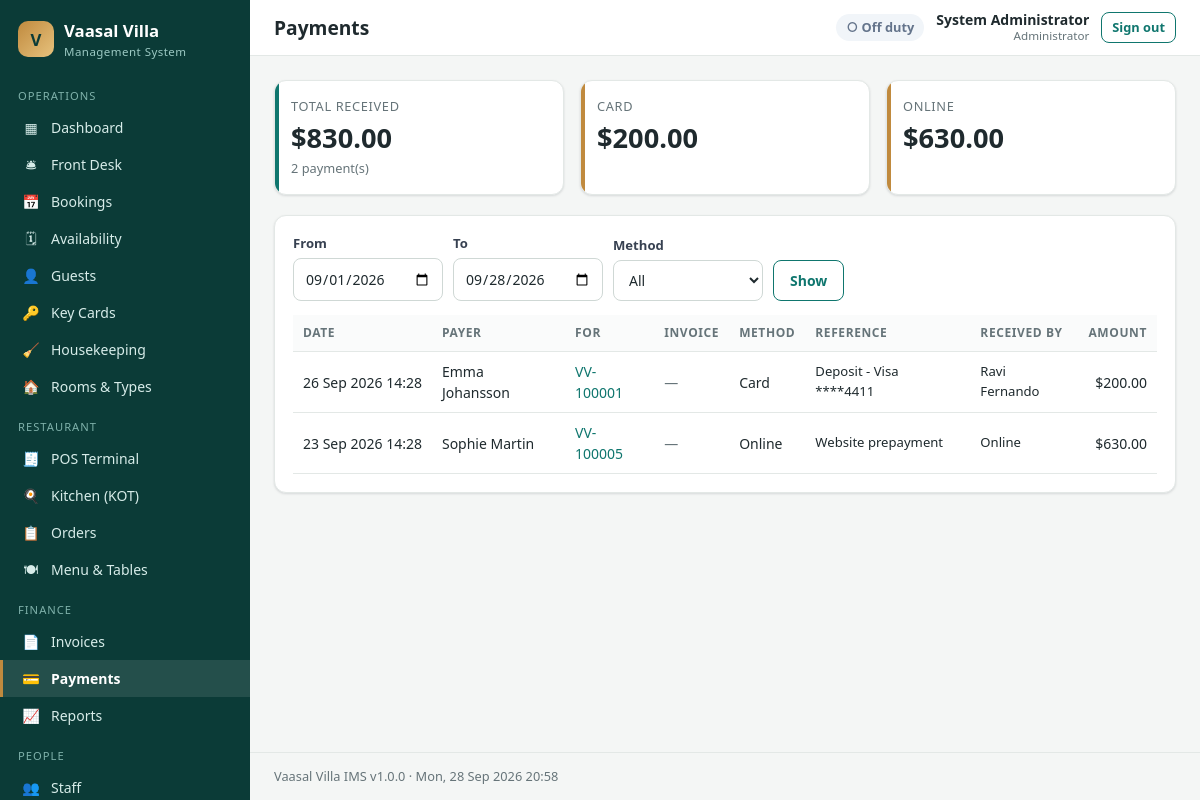
/admin/payments.php (signed in), run on the app's committed database.
### tables this page shows
CREATE TABLE users (
  id            INT UNSIGNED AUTO_INCREMENT PRIMARY KEY,
  role_id       INT UNSIGNED NOT NULL,
  full_name     VARCHAR(120) NOT NULL,
  username      VARCHAR(60)  NOT NULL UNIQUE,
  email         VARCHAR(160) NULL,
  phone         VARCHAR(40)  NULL,
  password_hash VARCHAR(255) NOT NULL,
  department    VARCHAR(60)  NULL,
  hourly_rate   DECIMAL(10,2) NOT NULL DEFAULT 0,
  is_active     TINYINT(1)   NOT NULL DEFAULT 1,
  last_login    DATETIME     NULL,
  created_at    DATETIME     NOT NULL DEFAULT CURRENT_TIMESTAMP,
  CONSTRAINT fk_user_role FOREIGN KEY (role_id) REFERENCES roles(id)
);

CREATE TABLE roles (
  id          INT UNSIGNED AUTO_INCREMENT PRIMARY KEY,
  name        VARCHAR(60)  NOT NULL,
  slug        VARCHAR(60)  NOT NULL UNIQUE,
  description VARCHAR(255) NULL
);

CREATE TABLE payments (
  id          INT UNSIGNED AUTO_INCREMENT PRIMARY KEY,
  booking_id  INT UNSIGNED NULL,
  order_id    INT UNSIGNED NULL,
  invoice_id  INT UNSIGNED NULL,
  amount      DECIMAL(10,2) NOT NULL,
  method      ENUM('cash','card','bank_transfer','online','voucher') NOT NULL,
  reference   VARCHAR(100) NULL,
  received_by INT UNSIGNED NULL,
  paid_at     DATETIME NOT NULL DEFAULT CURRENT_TIMESTAMP,
  INDEX idx_pay_date (paid_at),
  CONSTRAINT fk_pay_booking FOREIGN KEY (booking_id)  REFERENCES bookings(id) ON DELETE SET NULL,
  CONSTRAINT fk_pay_order   FOREIGN KEY (order_id)    REFERENCES orders(id) ON DELETE SET NULL,
  CONSTRAINT fk_pay_invoice FOREIGN KEY (invoice_id)  REFERENCES invoices(id) ON DELETE SET NULL,
  CONSTRAINT fk_pay_user    FOREIGN KEY (received_by) REFERENCES users(id) ON DELETE SET NULL
);

CREATE TABLE bookings (
  id               INT UNSIGNED AUTO_INCREMENT PRIMARY KEY,
  booking_ref      VARCHAR(20) NOT NULL UNIQUE,
  guest_id         INT UNSIGNED NOT NULL,
  source_id        INT UNSIGNED NOT NULL,
  external_ref     VARCHAR(60)  NULL,
  room_type_id     INT UNSIGNED NOT NULL,
  room_id          INT UNSIGNED NULL,
  check_in         DATE NOT NULL,
  check_out        DATE NOT NULL,
  adults           TINYINT UNSIGNED NOT NULL DEFAULT 1,
  children         TINYINT UNSIGNED NOT NULL DEFAULT 0,
  rate_per_night   DECIMAL(10,2) NOT NULL,
  room_total       DECIMAL(10,2) NOT NULL,
  status           ENUM('pending','confirmed','checked_in','checked_out','cancelled','no_show') NOT NULL DEFAULT 'pending',
  payment_status   ENUM('unpaid','partial','paid') NOT NULL DEFAULT 'unpaid',
  special_requests TEXT NULL,
  created_by       INT UNSIGNED NULL,
  created_at       DATETIME NOT NULL DEFAULT CURRENT_TIMESTAMP,
  checked_in_at    DATETIME NULL,
  checked_out_at   DATETIME NULL,
  INDEX idx_bk_dates (check_in, check_out),
  INDEX idx_bk_status (status),
  CONSTRAINT fk_bk_guest  FOREIGN KEY (guest_id)     REFERENCES guests(id),
  CONSTRAINT fk_bk_source FOREIGN KEY (source_id)    REFERENCES booking_sources(id),
  CONSTRAINT fk_bk_rtype  FOREIGN KEY (room_type_id) REFERENCES room_types(id),
  CONSTRAINT fk_bk_room   FOREIGN KEY (room_id)      REFERENCES rooms(id) ON DELETE SET NULL,
  CONSTRAINT fk_bk_user   FOREIGN KEY (created_by)   REFERENCES users(id) ON DELETE SET NULL
);

### includes/functions.php (called while the page is built, shortened)
<?php
function e($v): string
{
    return htmlspecialchars((string) ($v ?? ''), ENT_QUOTES, 'UTF-8');
}
function url(string $path = ''): string
{
    return BASE_URL . '/' . ltrim($path, '/');
}
function input(string $key, $default = '')
{
    $v = $_POST[$key] ?? $_GET[$key] ?? $default;
    return is_string($v) ? trim($v) : $v;
}
function valid_date(?string $d): bool
{
    if (!$d) return false;
    $dt = DateTime::createFromFormat('Y-m-d', $d);
    return $dt && $dt->format('Y-m-d') === $d;
}
function setting(string $key, $default = '')
{
    static $cache = null;
    if ($cache === null) {
        $cache = [];
        foreach (q_all('SELECT skey, svalue FROM settings') as $r) {
            $cache[$r['skey']] = $r['svalue'];
        }
    }
    return $cache[$key] ?? $default;
}
function money($amount): string
{
    return setting('currency_symbol', '$') . number_format((float) $amount, 2);
}
function fdatetime(?string $d): string
{
    return $d ? date('d M Y H:i', strtotime($d)) : '—';
}
function label(string $s): string
{
    return ucwords(str_replace('_', ' ', $s));
}

### includes/db.php (called while the page is built, shortened)
<?php
function db(): PDO
{
    static $pdo = null;
    if ($pdo === null) {
        $dsn = 'mysql:host=' . DB_HOST . ';port=' . DB_PORT . ';dbname=' . DB_NAME . ';charset=utf8mb4';
        try {
            $pdo = new PDO($dsn, DB_USER, DB_PASS, [
                PDO::ATTR_ERRMODE            => PDO::ERRMODE_EXCEPTION,
                PDO::ATTR_DEFAULT_FETCH_MODE => PDO::FETCH_ASSOC,
                PDO::ATTR_EMULATE_PREPARES   => false,
            ]);
            $pdo->exec("SET time_zone = '" . (new DateTime())->format('P') . "'");
        } catch (PDOException $e) {
            http_response_code(500);
            $msg = APP_DEBUG ? htmlspecialchars($e->getMessage()) : 'Database connection failed.';
            exit('<div style="font-family:sans-serif;max-width:640px;margin:60px auto;padding:24px;border:1px solid #fca5a5;background:#fef2f2;border-radius:10px">'
                . '<h2 style="margin-top:0;color:#b91c1c">Database connection failed</h2><p>' . $msg . '</p>'
                . '<p>Make sure MySQL is running in the XAMPP Control Panel and that <code>database.sql</code> has been imported. '
                . 'Credentials are in <code>config/config.php</code>.</p></div>');
        }
    }
    return $pdo;
}
function q(string $sql, array $params = []): PDOStatement
{
    $st = db()->prepare($sql);
    $st->execute($params);
    return $st;
}
function q_all(string $sql, array $params = []): array
{
    return q($sql, $params)->fetchAll();
}
function q_row(string $sql, array $params = []): ?array
{
    $r = q($sql, $params)->fetch();
    return $r === false ? null : $r;
}
function q_val(string $sql, array $params = [])
{
    $v = q($sql, $params)->fetchColumn();
    return $v === false ? null : $v;
}

### includes/auth.php (called while the page is built, shortened)
<?php
function current_user(): ?array
{
    static $user = false, $cachedFor = null;
    $sid = $_SESSION['user_id'] ?? null;
    if ($user !== false && $cachedFor === $sid) return $user;
    $cachedFor = $sid;
    $user = null;
    if (!empty($_SESSION['user_id'])) {
        $user = q_row('SELECT u.*, r.name AS role_name, r.slug AS role_slug FROM users u JOIN roles r ON r.id = u.role_id WHERE u.id = ? AND u.is_active = 1', [$_SESSION['user_id']]);
        $user['permissions'] = array_column(q_all(
            'SELECT p.slug FROM role_permissions rp JOIN permissions p ON p.id = rp.permission_id WHERE rp.role_id = ?',
            [$user['role_id']]
        ), 'slug');
    }
    return $user;
}
function can(string $perm): bool
{
    $u = current_user();
    return $u['role_slug'] === 'admin' || in_array($perm, $u['permissions'], true);
}
function require_login(): array
{
    $u = current_user();
    return $u;
}
function require_perm($perms): array
{
    $u = require_login();
    return $u;
}
function home_path(): string
{
    if (can('dashboard.view')) return 'admin/index.php';
    return 'staff/index.php';
}

### admin/payments.php (the view, shortened to what this page needs)
<?php
require_perm('billing.manage');
$title = 'Payments';
$active = 'payments';
$from = valid_date(input('from')) ? input('from') : date('Y-m-01');
$to = valid_date(input('to')) ? input('to') : date('Y-m-d');
$w = 'DATE(p.paid_at) BETWEEN ? AND ?';
$params = [$from, $to];
$rows = q_all("SELECT p.*, b.booking_ref, o.order_no, i.invoice_no, u.full_name staff,
                 COALESCE(CONCAT(g.first_name,' ',g.last_name), o.customer_name) payer
               FROM payments p LEFT JOIN bookings b ON b.id=p.booking_id LEFT JOIN guests g ON g.id=b.guest_id
               LEFT JOIN orders o ON o.id=p.order_id LEFT JOIN invoices i ON i.id=p.invoice_id LEFT JOIN users u ON u.id=p.received_by
               WHERE $w ORDER BY p.paid_at DESC", $params);
$byMethod = [];
foreach ($rows as $r) $byMethod[$r['method']] = ($byMethod[$r['method']] ?? 0) + $r['amount'];
require __DIR__ . '/../includes/admin_header.php';
?>
<div class="stats">
  <div class="stat"><div class="k">Total received</div><div class="v"><?= money(array_sum($byMethod)) ?></div><div class="s"><?= count($rows) ?> payment(s)</div></div>
  <?php foreach ($byMethod as $m => $v): ?><div class="stat" style="--c:var(--accent)"><div class="k"><?= e(label($m)) ?></div><div class="v"><?= money($v) ?></div></div><?php endforeach; ?>
</div>
<div class="card">
  <form class="filters"><div class="field"><label>From</label><input type="date" name="from" value="<?= e($from) ?>"></div><div class="field"><label>To</label><input type="date" name="to" value="<?= e($to) ?>"></div>
    <div class="field"><label>Method</label><select name="method"><option value="">All</option></select></div><button class="btn btn-ghost">Show</button></form>
  <div class="table-wrap"><table class="table"><thead><tr><th>Date</th><th>Payer</th><th>For</th><th>Invoice</th><th>Method</th><th>Reference</th><th>Received by</th><th class="num">Amount</th></tr></thead><tbody>
  <?php foreach ($rows as $r): ?>
    <tr><td class="nowrap"><?= fdatetime($r['paid_at']) ?></td><td><?= e($r['payer']) ?></td>
    <td><?= $r['booking_ref'] ? '<a href="booking_view.php?id=' . $r['booking_id'] . '">' . e($r['booking_ref']) . '</a>' : '' ?></td>
    <td><?= $r['invoice_no'] ? '<a href="invoice.php?id=' . $r['invoice_id'] . '">' . e($r['invoice_no']) . '</a>' : '<span class="muted">—</span>' ?></td>
    <td><?= e(label($r['method'])) ?></td><td class="small"><?= e($r['reference']) ?></td><td class="small"><?= e($r['staff'] ?? 'Online') ?></td><td class="num"><?= money($r['amount']) ?></td></tr>
  <?php endforeach; if (!$rows): ?><tr><td colspan="8" class="empty">No payments in this period.</td></tr><?php endif; ?>
  </tbody></table></div>
</div>
<?php require __DIR__ . '/../includes/admin_footer.php'; ?>

### includes/admin_header.php (shortened to what this page needs)
<?php
$__u = current_user();
$active = $active ?? '';
$__nav = [
    ['Operations', [
        ['dashboard',   'admin/index.php',        'Dashboard',        '▦', ['dashboard.view']],
        ['frontdesk',   'admin/frontdesk.php',    'Front Desk',       '🛎', ['frontdesk.manage']],
        ['bookings',    'admin/bookings.php',     'Bookings',         '📅', ['bookings.manage']],
        ['calendar',    'admin/calendar.php',     'Availability',     '🗓', ['bookings.manage', 'frontdesk.manage']],
        ['guests',      'admin/guests.php',       'Guests',           '👤', ['guests.manage']],
        ['keycards',    'admin/keycards.php',     'Key Cards',        '🔑', ['keycards.manage']],
        ['housekeeping','admin/housekeeping.php', 'Housekeeping',     '🧹', ['housekeeping.manage']],
        ['rooms',       'admin/rooms.php',        'Rooms & Types',    '🏠', ['rooms.manage']],
    ]],
    ['Restaurant', [
        ['pos',         'pos/index.php',          'POS Terminal',     '🧾', ['pos.use']],
        ['kitchen',     'pos/kitchen.php',        'Kitchen (KOT)',    '🍳', ['kitchen.view']],
        ['orders',      'admin/orders.php',       'Orders',           '📋', ['pos.settle', 'billing.manage']],
        ['menu',        'admin/menu.php',         'Menu & Tables',    '🍽', ['menu.manage']],
    ]],
    ['Finance', [
        ['invoices',    'admin/invoices.php',     'Invoices',         '📄', ['billing.manage']],
        ['payments',    'admin/payments.php',     'Payments',         '💳', ['billing.manage']],
        ['reports',     'admin/reports.php',      'Reports',          '📈', ['reports.view']],
    ]],
    ['People', [
        ['staff',       'admin/staff.php',        'Staff',            '👥', ['staff.manage']],
        ['attendance',  'admin/attendance.php',   'Attendance',       '⏱', ['staff.manage']],
        ['roles',       'admin/roles.php',        'Roles & Permissions','🛡', ['roles.manage']],
    ]],
    ['System', [
        ['media',       'admin/media.php',        'Website Media',    '🖼', ['settings.manage']],
        ['channels',    'admin/channels.php',     'Booking Channels', '🌐', ['settings.manage']],
        ['messages',    'admin/messages.php',     'Web Enquiries',    '✉', ['dashboard.view']],
        ['log',         'admin/activity.php',     'Activity Log',     '📜', ['settings.manage']],
        ['settings',    'admin/settings.php',     'Settings',         '⚙', ['settings.manage']],
    ]],
];
$__myDuty = $__u ? q_val('SELECT id FROM attendance WHERE user_id = ? AND clock_out IS NULL ORDER BY id DESC LIMIT 1', [$__u['id']]) : null;
?><!DOCTYPE html>
<html lang="en">
<head>
<link rel="stylesheet" href="<?= e(url('assets/css/admin.css')) ?>">
</head>
<body class="admin">
<aside class="sidebar" id="sidebar">
  <a class="brand" href="<?= e(url(home_path())) ?>"><span class="brand-mark">V</span><span>Vaasal Villa<small>Management System</small></span></a>
  <nav>
  <?php foreach ($__nav as [$__group, $__items]):
      $__visible = array_filter($__items, fn($__i) => can_any($__i[4]));
      if (!$__visible) continue; ?>
    <div class="nav-group"><?= e($__group) ?></div>
    <?php foreach ($__visible as [$__key, $__href, $__text, $__icon]): ?>
      <a class="nav-link<?= $active === $__key ? ' active' : '' ?>" href="<?= e(url($__href)) ?>"><span class="ico"><?= $__icon ?></span><?= e($__text) ?></a>
    <?php endforeach; ?>
  <?php endforeach; ?>
  </nav>
</aside>
<div class="main">
  <header class="topbar">
    <h1><?= e($title ?? '') ?></h1>
    <div class="topbar-right">
      <?php if (can('attendance.self')): ?>
        <a href="<?= e(url('staff/index.php')) ?>" class="duty <?= $__myDuty ? 'on' : 'off' ?>"><?= $__myDuty ? '● On duty' : '○ Off duty' ?></a>
      <?php endif; ?>
      <div class="user-chip"><b><?= e($__u['full_name'] ?? '') ?></b><small><?= e($__u['role_name'] ?? '') ?></small></div>
      <a class="btn btn-sm btn-ghost" href="<?= e(url('logout.php')) ?>">Sign out</a>
    </div>
  </header>
  <main class="content">

### data on the page
users: full_name "System Administrator", role.name "Administrator"
payments: paid_at "26 Sep 2026 14:28", payer "Emma Johansson", booking.booking_ref "VV-100001", method "Card", reference "Deposit - Visa ****4411", received_by.full_name "Ravi Fernando", amount "$200.00"
payments: paid_at "23 Sep 2026 14:28", payer "Sophie Martin", booking.booking_ref "VV-100005", method "Online", reference "Website prepayment", staff "Online", amount "$630.00"

### other printed values
$__group "OPERATIONS"
$__icon "▦"
$__text "Dashboard"
$__icon "🛎"
$__text "Front Desk"
$__icon "📅"
$__text "Bookings"
$__icon "🗓"
$__text "Availability"
$__icon "👤"
$__text "Guests"
$__icon "🔑"
$__text "Key Cards"
$__icon "🧹"
$__text "Housekeeping"
